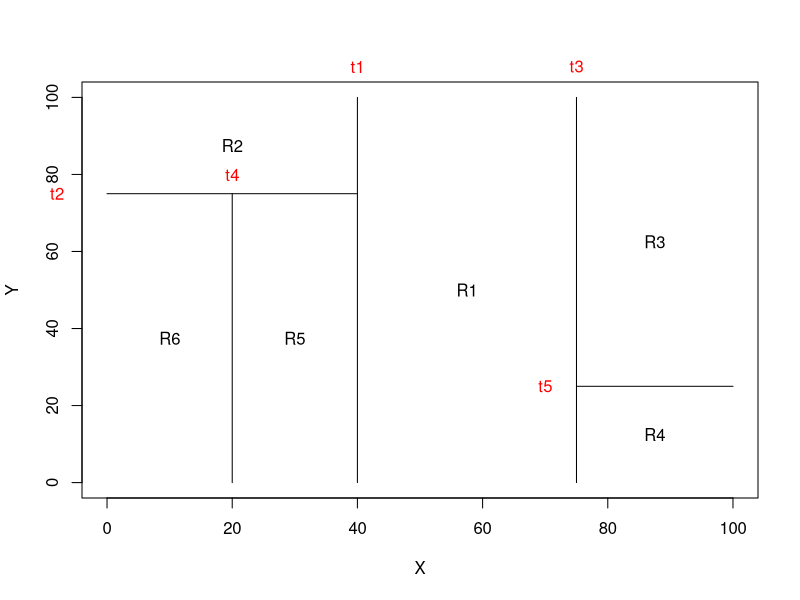
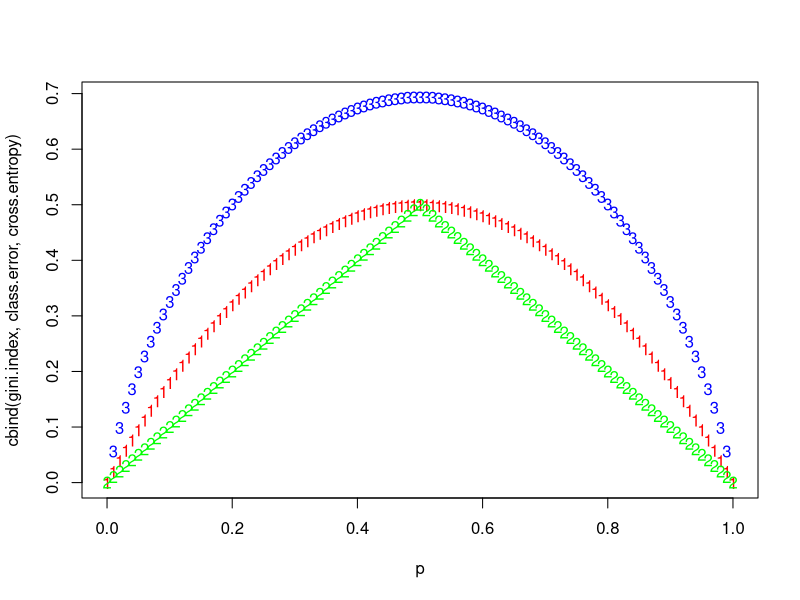
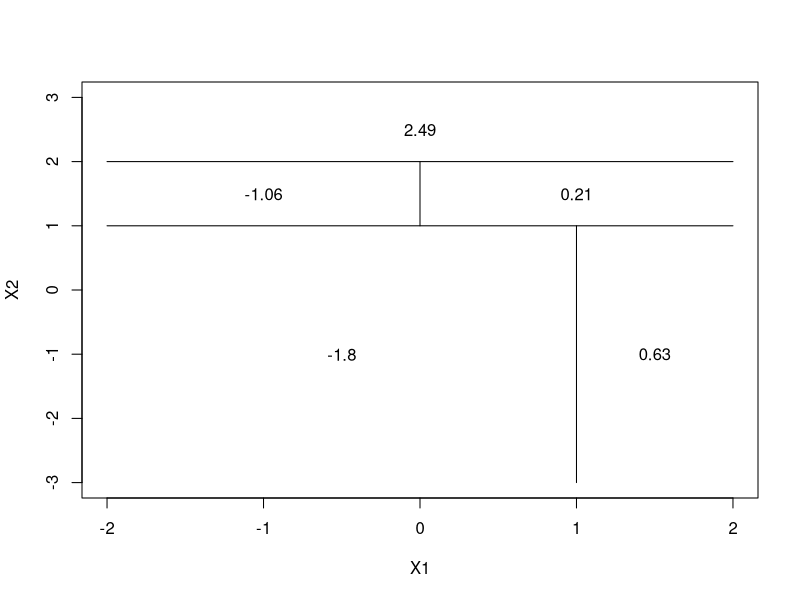

Write the R code that produced these figures, in order.
## ---- chunk 1
par(xpd = NA)
plot(NA, NA, type = "n", xlim = c(0,100), ylim = c(0,100), xlab = "X", ylab = "Y")
# t1: x = 40; (40, 0) (40, 100)
lines(x = c(40,40), y = c(0,100))
text(x = 40, y = 108, labels = c("t1"), col = "red")
# t2: y = 75; (0, 75) (40, 75)
lines(x = c(0,40), y = c(75,75))
text(x = -8, y = 75, labels = c("t2"), col = "red")
# t3: x = 75; (75,0) (75, 100)
lines(x = c(75,75), y = c(0,100))
text(x = 75, y = 108, labels = c("t3"), col = "red")
# t4: x = 20; (20,0) (20, 75)
lines(x = c(20,20), y = c(0,75))
text(x = 20, y = 80, labels = c("t4"), col = "red")
# t5: y=25; (75,25) (100,25)
lines(x = c(75,100), y = c(25,25))
text(x = 70, y = 25, labels = c("t5"), col = "red")

text(x = (40+75)/2, y = 50, labels = c("R1"))
text(x = 20, y = (100+75)/2, labels = c("R2"))
text(x = (75+100)/2, y = (100+25)/2, labels = c("R3"))
text(x = (75+100)/2, y = 25/2, labels = c("R4"))
text(x = 30, y = 75/2, labels = c("R5"))
text(x = 10, y = 75/2, labels = c("R6"))
## ---- chunk 2
p <- seq(0, 1, 0.01)
gini.index <- 2 * p * (1 - p)
class.error <- 1 - pmax(p, 1 - p)
cross.entropy <- - (p * log(p) + (1 - p) * log(1 - p))
matplot(p, cbind(gini.index, class.error, cross.entropy), col = c("red", "green", "blue"))
## ---- chunk 3
par(xpd = NA)
plot(NA, NA, type = "n", xlim = c(-2, 2), ylim = c(-3, 3), xlab = "X1", ylab = "X2")
# X2 < 1
lines(x = c(-2, 2), y = c(1, 1))
# X1 < 1 with X2 < 1
lines(x = c(1, 1), y = c(-3, 1))
text(x = (-2 + 1)/2, y = -1, labels = c(-1.8))
text(x = 1.5, y = -1, labels = c(0.63))
# X2 < 2 with X2 >= 1
lines(x = c(-2, 2), y = c(2, 2))
text(x = 0, y = 2.5, labels = c(2.49))
# X1 < 0 with X2<2 and X2>=1
lines(x = c(0, 0), y = c(1, 2))
text(x = -1, y = 1.5, labels = c(-1.06))
text(x = 1, y = 1.5, labels = c(0.21))
